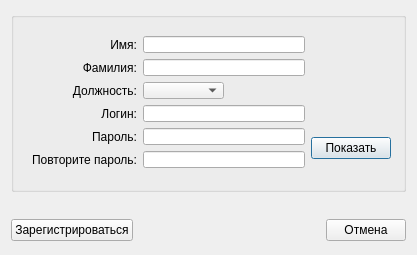
<?xml version="1.0" encoding="UTF-8"?>
<ui version="4.0">
 <class>RegistrationForm</class>
 <widget class="QDialog" name="RegistrationForm">
  <property name="windowModality">
   <enum>Qt::NonModal</enum>
  </property>
  <property name="geometry">
   <rect>
    <x>0</x>
    <y>0</y>
    <width>417</width>
    <height>255</height>
   </rect>
  </property>
  <property name="windowTitle">
   <string>RegistrationForm</string>
  </property>
  <layout class="QVBoxLayout" name="verticalLayout">
   <item>
    <widget class="QGroupBox" name="groupBox_2">
     <property name="sizePolicy">
      <sizepolicy hsizetype="Preferred" vsizetype="Fixed">
       <horstretch>0</horstretch>
       <verstretch>0</verstretch>
      </sizepolicy>
     </property>
     <property name="minimumSize">
      <size>
       <width>0</width>
       <height>180</height>
      </size>
     </property>
     <property name="title">
      <string/>
     </property>
     <widget class="QWidget" name="gridLayoutWidget">
      <property name="geometry">
       <rect>
        <x>10</x>
        <y>13</y>
        <width>381</width>
        <height>154</height>
       </rect>
      </property>
      <layout class="QGridLayout" name="gridLayout">
       <item row="3" column="1">
        <widget class="QLineEdit" name="loginLineEdit"/>
       </item>
       <item row="2" column="1">
        <layout class="QHBoxLayout" name="horizontalLayout_2">
         <item>
          <widget class="QComboBox" name="positionCBox">
           <property name="sizePolicy">
            <sizepolicy hsizetype="Expanding" vsizetype="Fixed">
             <horstretch>0</horstretch>
             <verstretch>0</verstretch>
            </sizepolicy>
           </property>
          </widget>
         </item>
         <item>
          <spacer name="horizontalSpacer_2">
           <property name="orientation">
            <enum>Qt::Horizontal</enum>
           </property>
           <property name="sizeType">
            <enum>QSizePolicy::Expanding</enum>
           </property>
           <property name="sizeHint" stdset="0">
            <size>
             <width>40</width>
             <height>20</height>
            </size>
           </property>
          </spacer>
         </item>
        </layout>
       </item>
       <item row="0" column="1">
        <widget class="QLineEdit" name="nameLineEdit"/>
       </item>
       <item row="1" column="1">
        <widget class="QLineEdit" name="surnameLineEdit"/>
       </item>
       <item row="0" column="0">
        <widget class="QLabel" name="nameLabel">
         <property name="text">
          <string>Имя:</string>
         </property>
         <property name="alignment">
          <set>Qt::AlignRight|Qt::AlignTrailing|Qt::AlignVCenter</set>
         </property>
        </widget>
       </item>
       <item row="4" column="1">
        <widget class="QLineEdit" name="passwordLineEdit">
         <property name="echoMode">
          <enum>QLineEdit::Password</enum>
         </property>
        </widget>
       </item>
       <item row="3" column="0">
        <widget class="QLabel" name="loginLabel">
         <property name="text">
          <string>Логин:</string>
         </property>
         <property name="alignment">
          <set>Qt::AlignRight|Qt::AlignTrailing|Qt::AlignVCenter</set>
         </property>
        </widget>
       </item>
       <item row="4" column="0">
        <widget class="QLabel" name="passwordLabel">
         <property name="text">
          <string>Пароль:</string>
         </property>
         <property name="alignment">
          <set>Qt::AlignRight|Qt::AlignTrailing|Qt::AlignVCenter</set>
         </property>
        </widget>
       </item>
       <item row="2" column="0">
        <widget class="QLabel" name="positionLabel">
         <property name="text">
          <string>Должность:</string>
         </property>
         <property name="alignment">
          <set>Qt::AlignRight|Qt::AlignTrailing|Qt::AlignVCenter</set>
         </property>
        </widget>
       </item>
       <item row="1" column="0">
        <widget class="QLabel" name="surnameLabel">
         <property name="text">
          <string>Фамилия:</string>
         </property>
         <property name="alignment">
          <set>Qt::AlignRight|Qt::AlignTrailing|Qt::AlignVCenter</set>
         </property>
        </widget>
       </item>
       <item row="5" column="0">
        <widget class="QLabel" name="passRepeatLabel">
         <property name="text">
          <string>Повторите пароль:</string>
         </property>
         <property name="alignment">
          <set>Qt::AlignRight|Qt::AlignTrailing|Qt::AlignVCenter</set>
         </property>
        </widget>
       </item>
       <item row="5" column="1">
        <widget class="QLineEdit" name="passRepeatLineEdit">
         <property name="echoMode">
          <enum>QLineEdit::Password</enum>
         </property>
        </widget>
       </item>
       <item row="4" column="2" rowspan="2">
        <widget class="QPushButton" name="showHideBtn">
         <property name="text">
          <string>Показать</string>
         </property>
        </widget>
       </item>
      </layout>
     </widget>
    </widget>
   </item>
   <item>
    <spacer name="verticalSpacer">
     <property name="orientation">
      <enum>Qt::Vertical</enum>
     </property>
     <property name="sizeType">
      <enum>QSizePolicy::Minimum</enum>
     </property>
     <property name="sizeHint" stdset="0">
      <size>
       <width>20</width>
       <height>20</height>
      </size>
     </property>
    </spacer>
   </item>
   <item>
    <layout class="QHBoxLayout" name="horizontalLayout">
     <item>
      <widget class="QPushButton" name="registrationBtn">
       <property name="text">
        <string>Зарегистрироваться</string>
       </property>
      </widget>
     </item>
     <item>
      <spacer name="horizontalSpacer">
       <property name="orientation">
        <enum>Qt::Horizontal</enum>
       </property>
       <property name="sizeHint" stdset="0">
        <size>
         <width>40</width>
         <height>20</height>
        </size>
       </property>
      </spacer>
     </item>
     <item>
      <widget class="QPushButton" name="cancelBtn">
       <property name="text">
        <string>Отмена</string>
       </property>
      </widget>
     </item>
    </layout>
   </item>
  </layout>
 </widget>
 <layoutdefault spacing="6" margin="11"/>
 <tabstops>
  <tabstop>nameLineEdit</tabstop>
  <tabstop>surnameLineEdit</tabstop>
  <tabstop>positionCBox</tabstop>
  <tabstop>loginLineEdit</tabstop>
  <tabstop>passwordLineEdit</tabstop>
  <tabstop>passRepeatLineEdit</tabstop>
  <tabstop>registrationBtn</tabstop>
  <tabstop>showHideBtn</tabstop>
  <tabstop>cancelBtn</tabstop>
 </tabstops>
 <resources/>
 <connections>
  <connection>
   <sender>registrationBtn</sender>
   <signal>clicked()</signal>
   <receiver>RegistrationForm</receiver>
   <slot>registrationSlot()</slot>
   <hints>
    <hint type="sourcelabel">
     <x>122</x>
     <y>244</y>
    </hint>
    <hint type="destinationlabel">
     <x>183</x>
     <y>234</y>
    </hint>
   </hints>
  </connection>
  <connection>
   <sender>cancelBtn</sender>
   <signal>clicked()</signal>
   <receiver>RegistrationForm</receiver>
   <slot>close()</slot>
   <hints>
    <hint type="sourcelabel">
     <x>406</x>
     <y>244</y>
    </hint>
    <hint type="destinationlabel">
     <x>357</x>
     <y>243</y>
    </hint>
   </hints>
  </connection>
  <connection>
   <sender>showHideBtn</sender>
   <signal>clicked()</signal>
   <receiver>RegistrationForm</receiver>
   <slot>showHideSlot()</slot>
   <hints>
    <hint type="sourcelabel">
     <x>373</x>
     <y>147</y>
    </hint>
    <hint type="destinationlabel">
     <x>409</x>
     <y>124</y>
    </hint>
   </hints>
  </connection>
 </connections>
 <slots>
  <slot>registrationSlot()</slot>
  <slot>showHideSlot()</slot>
 </slots>
</ui>
